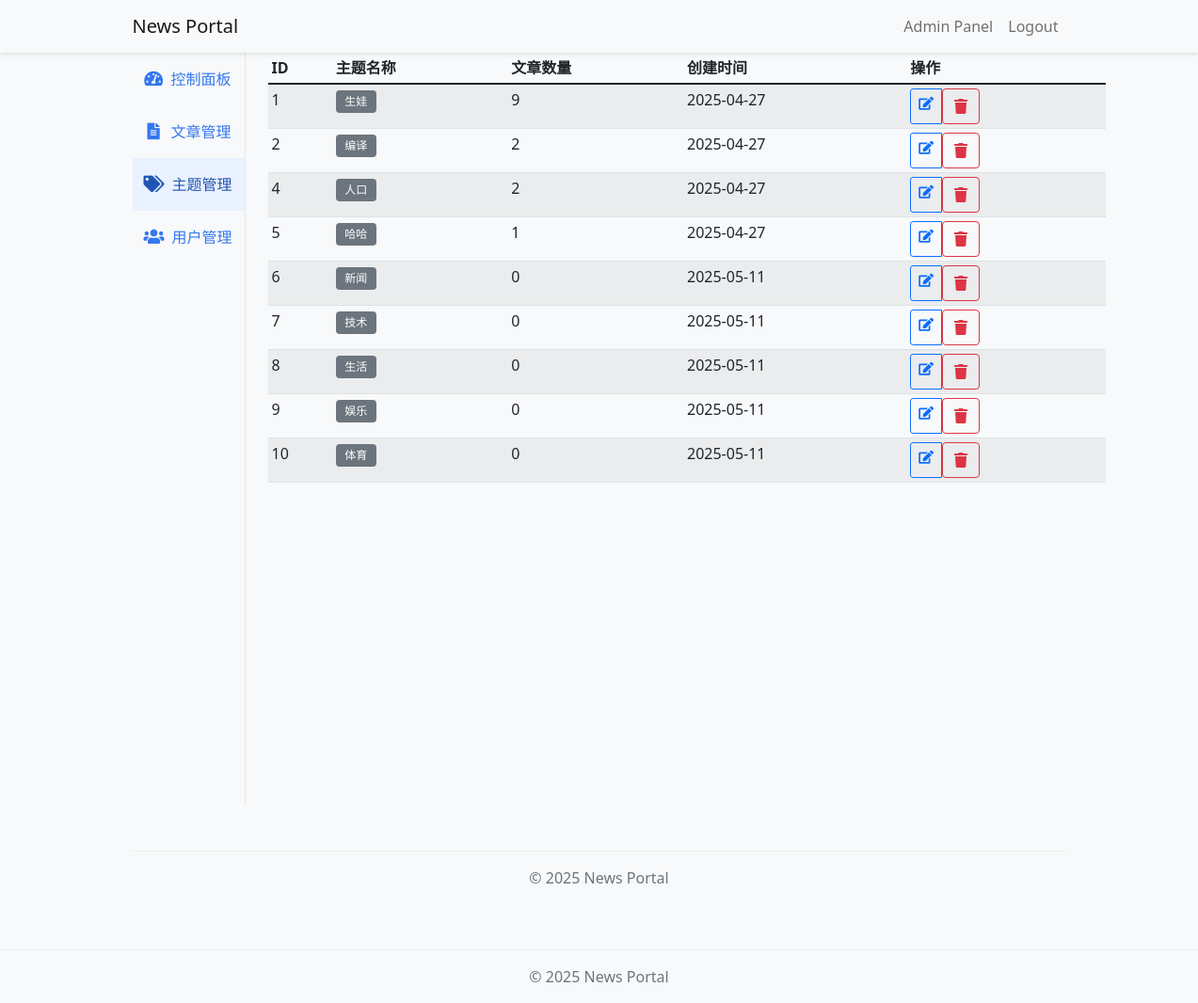
The page /admin/tags (signed in) on the database its author committed.
### app/models.py (models this page shows, shortened)
class Tag(db.Model):
    id = db.Column(db.Integer, primary_key=True)
    name = db.Column(db.String(50), unique=True, nullable=False)
    created_at = db.Column(db.DateTime, default=datetime.utcnow)

### app/admin/routes.py (the view)
@bp.route("/tags")
@login_required
@admin_required
def tags():
    tags = Tag.query.all()
    return render_template("admin/tags.html", tags=tags)

### app/admin/routes.py (called while the page is built)
def admin_required(f):
    @wraps(f)
    def decorated_function(*args, **kwargs):
        if not current_user.is_admin:
            flash("需要管理员权限")
            return redirect(url_for("main.index"))
        return f(*args, **kwargs)
    return decorated_function

### app/models.py (called while the page is built)
@login.user_loader
def load_user(id):
    return User.query.get(int(id))

### app/templates/admin/tags.html (shortened to what this page needs)
{% extends "admin/base.html" %} {% block admin_title %}主题管理{% endblock %}  {% block admin_content %}
<div class="table-responsive">
  <table class="table table-striped table-sm">
    <thead>
      <tr>
        <th>ID</th>
        <th>主题名称</th>
        <th>文章数量</th>
        <th>创建时间</th>
        <th>操作</th>
      </tr>
    </thead>
    <tbody>
      {% for tag in tags %}
      <tr>
        <td>{{ tag.id }}</td>
        <td>
          <a
            href="{{ url_for('main.tag', id=tag.id) }}"
            class="badge bg-secondary text-decoration-none"
            >{{ tag.name }}</a
          >
        </td>
        <td>{{ tag.articles|length }}</td>
        <td>{{ tag.created_at.strftime('%Y-%m-%d') }}</td>
        <td>
          <div class="btn-group btn-group-sm">
            <a
              href="{{ url_for('admin.edit_tag', id=tag.id) }}"
              class="btn btn-outline-primary"
            >
              <i class="fas fa-edit"></i>
            </a>
            <form
              action="{{ url_for('admin.delete_tag', id=tag.id) }}"
              method="post"
              class="d-inline"
            >
              <button
                type="submit"
                class="btn btn-outline-danger"
                onclick="return confirm('确定要删除这个主题吗？')"
              >
                <i class="fas fa-trash"></i>
              </button>
            </form>
          </div>
        </td>
      </tr>
      {% endfor %}
    </tbody>
  </table>
</div>
{% endblock %}

### app/static/css/style.css (style rules this page uses)
body { background-color: #f8f9fa; }
.badge { font-weight: normal; padding: 0.5em 0.8em; }

### rows shown on the page
Tag: id "1", name "生娃", articles|length "9", created_at "2025-04-27"
Tag: id "2", name "编译", articles|length "2", created_at "2025-04-27"
Tag: id "4", name "人口", articles|length "2", created_at "2025-04-27"
Tag: id "5", name "哈哈", articles|length "1", created_at "2025-04-27"
Tag: id "6", name "新闻", articles|length "0", created_at "2025-05-11"
Tag: id "7", name "技术", articles|length "0", created_at "2025-05-11"
Tag: id "8", name "生活", articles|length "0", created_at "2025-05-11"
Tag: id "9", name "娱乐", articles|length "0", created_at "2025-05-11"
Tag: id "10", name "体育", articles|length "0", created_at "2025-05-11"
